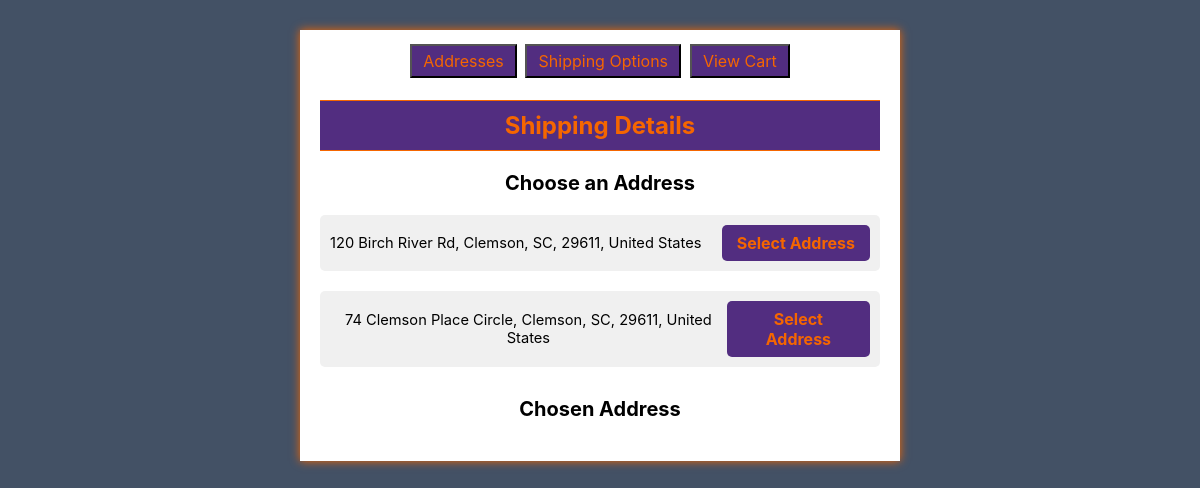
The page /shipping_details.php (signed in) on the database its author committed.
### tables this page shows
CREATE TABLE `address` (
  `address_id` int(11) NOT NULL,
  `user_id` int(11) NOT NULL,
  `street_address` varchar(255) NOT NULL,
  `city` varchar(100) NOT NULL,
  `state` varchar(100) NOT NULL,
  `postal_code` varchar(20) NOT NULL,
  `country` varchar(100) NOT NULL,
  `phone_number` varchar(20) DEFAULT NULL,
  `email` varchar(100) DEFAULT NULL
);

### shipping_details.php (the view, shortened to what this page needs)
<?php
$servername = "localhost";
$username = "calove";
$password = "VXvsjr71!";
$dbname = "onlinestore";
$conn = new mysqli($servername, $username, $password, $dbname);
$user_id = $_SESSION['id'];
function fetchAddressesForUser($user_id)
{
    global $conn;
    $stmt = $conn->prepare("SELECT * FROM address WHERE user_id = ?");
    $stmt->bind_param("i", $user_id);
    $stmt->execute();
    $result = $stmt->get_result();
    $addresses = array();
    while ($row = $result->fetch_assoc()) {
        $addresses[] = $row;
    }
    return $addresses;
}
$addresses = fetchAddressesForUser($user_id);
?>
<!DOCTYPE html>
<html lang="en">
<head>
    <link rel="stylesheet" href="layout.css">
    <link rel="stylesheet" href="https://use.fontawesome.com/releases/v5.7.1/css/all.css">
</head>
<body>
    <div class="wrapper">
        <div class="content_area">
            <div class="shipping-details-container">
                <div class="sidebar">
                    <button id="showAddresses" onclick="showAddresses()">Addresses</button>
                    <button id="showShippingOptions" onclick="showShippingOptions()">Shipping Options</button>
                    <button id="showFinalCart" onclick="showFinalCart()">View Cart</button>
                </div>
                <div id="addresses-content" class="content">
                    <h1>Shipping Details</h1>
                    <h2>Choose an Address</h2>
                    <div class="addresses-list">
                        <?php
                        $addresses = fetchAddressesForUser($user_id);
                        foreach ($addresses as $address) {
                            echo '<div class="address-item">';
                            echo '<p>' . $address['street_address'] . ', ' . $address['city'] . ', ' . $address['state'] . ', ' . $address['postal_code'] . ', ' . $address['country'] . '</p>';
                            echo '<button class="select-address-button" onclick="selectAddress(' . $address['address_id'] . ')">Select Address</button>';
                            echo '</div>';
                        }
                        ?>
                    </div>
                    <h2>Chosen Address</h2>
                </div>
            </div>
        </div>
    </div>
</body>
</html>

### layout.css (style rules this page uses)
h1, h2 { margin: 0; text-align: center; }
.wrapper { position: fixed; left: 0; right: 0; top: 60px; bottom: 0; height: 100%; width: 100%; overflow-y: auto; }
.content_area { margin-top: auto; position: relative; margin-right: 15%; margin-left: 15%; text-align: center; flex-direction: column; display: flex; width: auto; height: 100%; bottom: 0; word-break: keep-all; color: black; background-size: cover; border-bottom: 3px solid white; box-sizing: border-box; }
.content_area p { margin: 0 5px; font-size: 18pt; }
@media screen and (max-width: 1250px) { .wrapper { flex-direction: row; } }
@media screen and (max-width: 1250px) { .content_area p { margin-left: 10px; margin-right: 10px; font-size: 16pt; } }

### shipping_details.php (style rules this page uses)
.wrapper { margin-bottom: 100%; height: 100%; top: 0; overflow-y: auto; }
* { box-sizing: border-box; font-family: -apple-system, BlinkMacSystemFont, "segoe ui", roboto, oxygen, ubuntu, cantarell, "fira sans", "droid sans", "helvetica neue", Arial, sans-serif; font-size: 16px; }
body { background-color: #435165; }
.shipping-details-container { width: 600px; background-color: white; box-shadow: 0 0 9px 0 #f56600; margin: 30px auto; text-align: center; }
.shipping-details-container h1 { background-color: #522d80; color: #f56600; font-size: 24px; padding: 10px 0; border-bottom: 1px solid #f56600; border-top: 1px solid #f56600; }
.shipping-details-container h2 { font-size: 20px; margin-top: 20px; margin-bottom: 10px; }
.addresses-list { display: flex; flex-direction: column; align-items: center; }
.address-item { width: 100%; background-color: #f0f0f0; padding: 10px; margin: 10px 0; border-radius: 5px; display: flex; justify-content: space-between; align-items: center; }
#addresses-content { padding: 20px; }
.address-item p { margin: 0; font-size: 11pt; }
.select-address-button, .add-address-button { background-color: #522d80; color: #f56600; border: none; padding: 8px 15px; cursor: pointer; font-weight: bold; border-radius: 5px; transition: background-color 0.2s, color 0.2s; }
#showAddresses, #showShippingOptions, #showFinalCart { color: #f56600; background-color: #522d80; cursor: pointer; padding: .3em.7em; margin: 2px; }
.sidebar { padding-top: 2%; border-radius: 3px; }

### rows shown on the page
address: street_address "120 Birch River Rd", city "Clemson", state "SC", postal_code "29611", country "United States"
address: street_address "74 Clemson Place Circle", city "Clemson", state "SC", postal_code "29611", country "United States"
